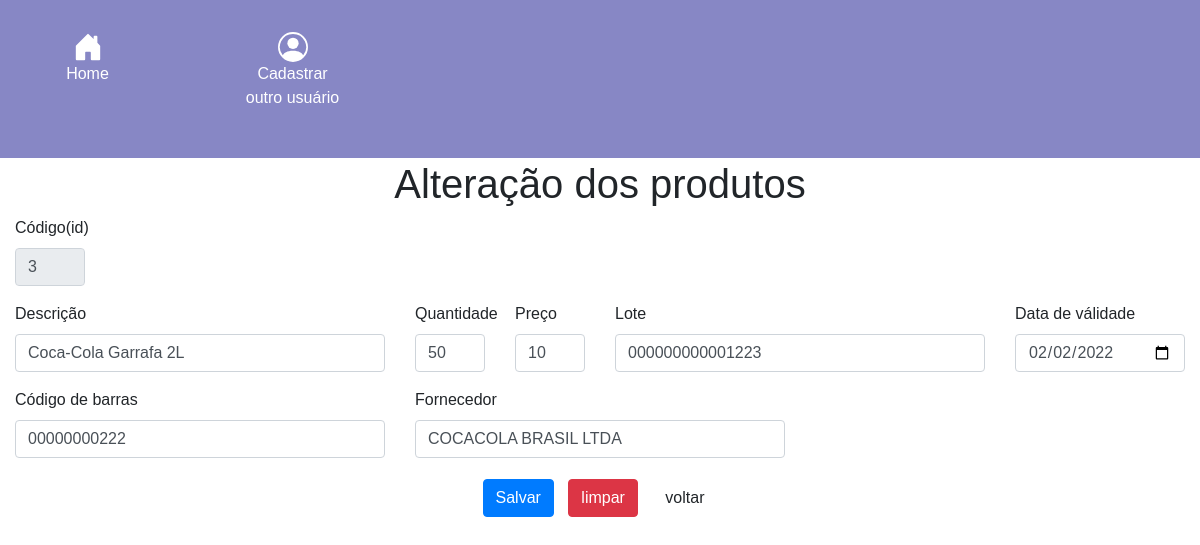
Screenshot of /cad_produtoALTERARVIEW.php?codigo=3 with the database file from the repository.
### tables this page shows
CREATE TABLE `cad_produto` (
  `id` int(11) NOT NULL,
  `descricao` varchar(50) DEFAULT NULL,
  `quantidade` int(11) DEFAULT NULL,
  `preco` varchar(50) DEFAULT NULL,
  `lote` varchar(100) DEFAULT NULL,
  `data_validade` date NOT NULL,
  `cod_barras` varchar(100) DEFAULT NULL,
  `fornecedor` varchar(100) DEFAULT NULL
);

### cad_produtoALTERARVIEW.php (the view, shortened to what this page needs)
<!DOCTYPE html>
<html lang="pt-br">
<head>
<link rel="stylesheet" href="https://cdn.jsdelivr.net/npm/bootstrap@4.6.0/dist/css/bootstrap.min.css">
</head>
<body>
    <nav class="navegacao">
        <div class="row">
            <div class="col-md-2">
                <div class="icones">
                    <button type="buttom" class="btn btn-default" data-toggle="tooltip" data-placement="left" title="clique aqui para ir ao menu inicial"><a href="index.php"></a><br><p>Home</p></button>
                </div>
            </div>
            <div class="col-md-2">
                <div class="icones">
                    <button type="buttom" class="btn btn-default" data-toggle="tooltip" data-placement="left" title="Clique aqui para cadastrar um novo usuario"><a href="cad_usuarioVIEW.php"></a><br><p>Cadastrar outro usuário</p></button>
                </div>
            </div>
        </div>
    </nav>
      <section class="container-fluid">
<form method="post" name="produto" action="cad_produtoALTERAR.php">
    <div class="row">
        <div class="col-md-12">
            <h1 style="text-align: center;">Alteração dos produtos</h1>
        </div>
<?php
include_once("conexao.php");
$codigo = $_GET['codigo'];
$sqlconsulta = "select * from cad_produto where id='$codigo'";
$resultado = @mysqli_query($conexao,$sqlconsulta);
if (!$resultado) {
    echo '<input type="button" onclick="window.location='."'index.php'".';"value="Voltar"><br><br>';
    die ('<h4>Query inválida: </h4>' . @mysqli_error($conexao));
} else {
    $num = @mysqli_num_rows($resultado);
    if ($num == 0) {
        echo "<h4>Código: </h4> não localizado! <br><br>";
        echo '<input type="button" onclick="window.location='."'index.php'".';"value="Voltar"><br><br>';
        exit;
    } else {
        $dados = mysqli_fetch_array($resultado);
    }
}
?>
                <div class="col-md-1 form-group">
                    <label>Código(id)</label>
                    <input type="number" name="txtid" value='<?php echo $dados['id'];?>' readonly class="form-control">
                </div>
                <div class="col-md-11"></div>
                <div class="col-md-4 form-group">
                    <label>Descrição</label>
                    <input type="text" name="txtdescricao" value='<?php echo $dados['descricao'];?>' class="form-control">
                </div>
                <div class="col-md-1 form-group">
                    <label>Quantidade</label>
                    <input type="number" name="txtquant" value='<?php echo $dados['quantidade'];?>' class="form-control">
                </div>
                <div class="col-md-1 form-group">
                    <label>Preço</label>
                    <input type="text" name="txtpreco" value='<?php echo $dados['preco'];?>' class="form-control">
                </div>
                <div class="col-md-4 form-group">
                    <label>Lote</label>
                    <input type="text" name="txtlote" value='<?php echo $dados['lote'];?>' class="form-control">
                </div>
                <div class="col-md-2 form-group">
                    <label>Data de válidade</label>
                    <input type="date" name="txtdata" value='<?php echo $dados['data_validade'];?>' class="form-control">
                </div>
                <div class="col-md-4 form-group">
                    <label>Código de barras</label>
                    <input type="number" name="txtcodBarras" value='<?php echo $dados['cod_barras'];?>' class="form-control">
                </div>
                <div class="col-md-4 form-group">
                    <label>Fornecedor</label>
                    <input type="text" name="txtfornecedor" value='<?php echo $dados['fornecedor'];?>' class="form-control">
                </div>
                <div class="col-md-4"></div>
                <br>
                <div style="margin: auto;">
                    <button type="submit" name="btncal" class="btn btn-primary">Salvar</button>
                    <button type="reset" name="btnlimpar" class="btn btn-danger">limpar</button>
                    <button type="button" name="btnvoltar" onclick="javascript: location.href='Index.php';" class="btn btn-default">voltar</button>
                </div>
            </div>
        </form>
    </section>
</body>
</html>

### cad_produtoALTERARVIEW.php (style rules this page uses)
body { font-family: 'Lucida Sans', 'Lucida Sans Regular', 'Lucida Grande', 'Lucida Sans Unicode', Geneva, Verdana, sans-serif; }
.navegacao { background: rgb(135, 135, 197); position: fixed; top: 0; left: 0; width: 100%; z-index:1; }
.icones { text-align: center; margin: 20px; }
#icone { color: rgb(255, 255, 255); transition: width 0.5s, height 0.5s; }
p { color: white; }
section { margin-top: 160px; }
button { margin: 5px; }

### rows the page displays
cad_produto: txtid "3", txtdescricao "Coca-Cola Garrafa 2L", txtquant "50", txtpreco "10", txtlote "000000000001223", txtdata "02/02/2022", txtcodBarras "00000000222", txtfornecedor "COCACOLA BRASIL LTDA"
